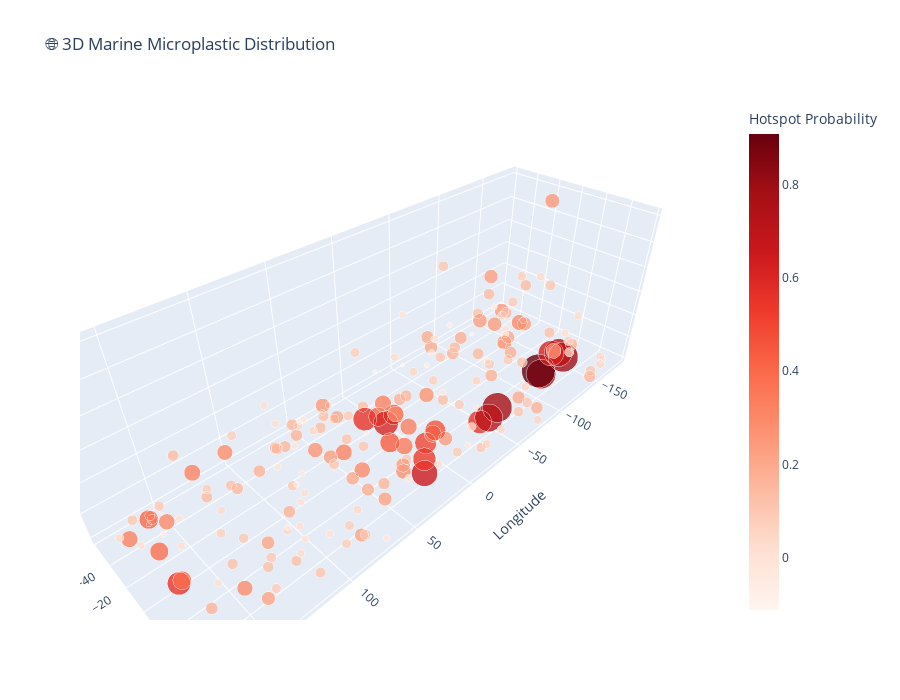

Here is the notebook cell this chart was saved with:
### Markdown cell above
## 🎨 Custom Visualization Functions

### Code cell
def create_3d_scatter():
    """Create 3D scatter plot of marine data"""
    fig = go.Figure(data=[go.Scatter3d(
        x=visualizer.data['longitude'],
        y=visualizer.data['latitude'],
        z=visualizer.data['microplastic_concentration'],
        mode='markers',
        marker=dict(
            size=visualizer.data['hotspot_probability'] * 20 + 5,
            color=visualizer.data['hotspot_probability'],
            colorscale='Reds',
            opacity=0.8,
            colorbar=dict(title="Hotspot Probability")
        ),
        text=[f"Lat: {lat:.2f}<br>Lon: {lon:.2f}<br>Concentration: {conc:.2f}<br>Risk: {prob:.1%}" 
              for lat, lon, conc, prob in zip(visualizer.data['latitude'], 
                                              visualizer.data['longitude'],
                                              visualizer.data['microplastic_concentration'],
                                              visualizer.data['hotspot_probability'])],
        hovertemplate="%{text}<extra></extra>"
    )])
    
    fig.update_layout(
        title="🌐 3D Marine Microplastic Distribution",
        scene=dict(
            xaxis_title="Longitude",
            yaxis_title="Latitude", 
            zaxis_title="Concentration (particles/m³)"
        ),
        height=700
    )
    
    return fig

def create_animated_timeline():
    """Create animated timeline of microplastic data"""
    # Convert timestamp to datetime if needed
    if not pd.api.types.is_datetime64_any_dtype(visualizer.data['timestamp']):
        visualizer.data['timestamp'] = pd.to_datetime(visualizer.data['timestamp'])
    
    # Add month for animation
    visualizer.data['month'] = visualizer.data['timestamp'].dt.to_period('M').astype(str)
    
    fig = px.scatter_mapbox(
        visualizer.data,
        lat="latitude",
        lon="longitude",
        color="hotspot_probability",
        size="microplastic_concentration",
        animation_frame="month",
        hover_data=["water_temperature", "ocean_current_speed"],
        color_continuous_scale="Reds",
        size_max=20,
        zoom=2,
        mapbox_style="open-street-map",
        title="🎬 Animated Marine Microplastic Timeline"
    )
    
    fig.update_layout(height=600)
    return fig

# Create and display 3D visualization
scatter_3d = create_3d_scatter()
scatter_3d.show()

print("🌐 3D scatter plot shows spatial-concentration relationships")

# Create animated timeline
animated_fig = create_animated_timeline()
animated_fig.show()

print("🎬 Animated timeline shows temporal evolution of microplastic distribution")
print("▶️ Use the play button to animate through time")

### Figure 1 — Plotly figure (JSON) as saved in the notebook; plotly's stock layout.template omitted (floating-point values rounded to 4 significant figures; data arrays with more than 128 entries replaced by an {"elided": "..."} marker saying what was removed)
{"data": [{"hovertemplate": "%{text}<extra></extra>", "marker": {"color": {"elided": "200 float values"}, "colorbar": {"title": {"text": "Hotspot Probability"}}, "colorscale": [[0, "rgb(255,245,240)"], [0.125, "rgb(254,224,210)"], [0.25, "rgb(252,187,161)"], [0.375, "rgb(252,146,114)"], [0.5, "rgb(251,106,74)"], [0.625, "rgb(239,59,44)"], [0.75, "rgb(203,24,29)"], [0.875, "rgb(165,15,21)"], [1, "rgb(103,0,13)"]], "opacity": 0.8, "size": {"elided": "200 float values"}}, "mode": "markers", "text": {"elided": "200 str values"}, "type": "scatter3d", "x": {"elided": "200 float values"}, "y": {"elided": "200 float values"}, "z": {"elided": "200 float values"}}], "layout": {"height": 700, "scene": {"xaxis": {"title": {"text": "Longitude"}}, "yaxis": {"title": {"text": "Latitude"}}, "zaxis": {"title": {"text": "Concentration (particles/m³)"}}}, "title": {"text": "🌐 3D Marine Microplastic Distribution"}}}
